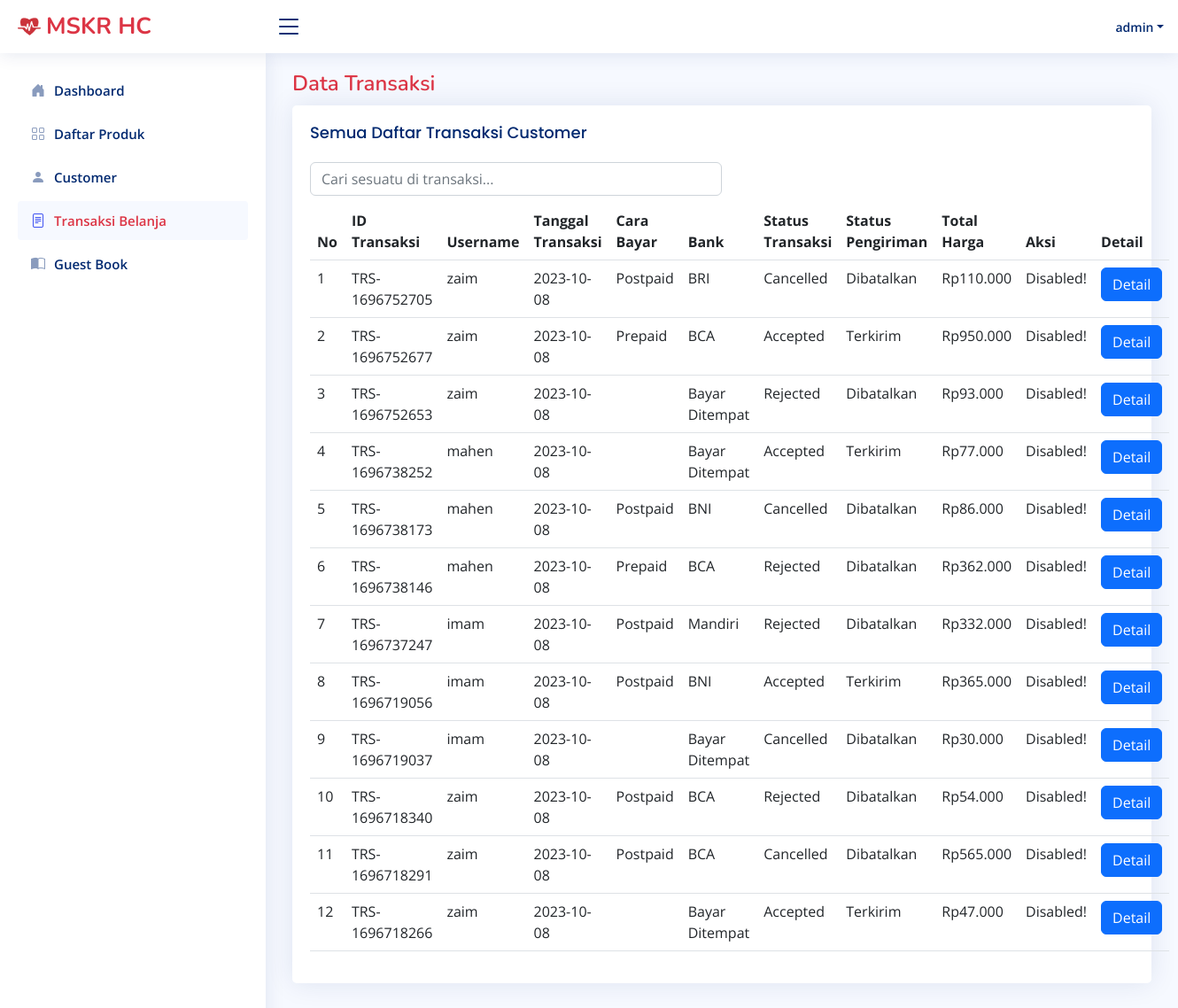
The app's page /Admin/viewTransaksi.php (signed in) with its own data.
### tables this page shows
CREATE TABLE `transaksi` (
  `idTransaksi` varchar(255) NOT NULL,
  `username` varchar(255) NOT NULL,
  `tanggalTransaksi` date NOT NULL,
  `caraBayar` enum('Prepaid','Postpaid') NOT NULL,
  `bank` varchar(255) NOT NULL,
  `statusTransaksi` enum('Pending','Accepted','Rejected','Cancelled') NOT NULL,
  `totalHarga` int(11) NOT NULL,
  `statusPengiriman` enum('Pending','Dalam Perjalanan','Terkirim','Dibatalkan') NOT NULL,
  `feedBack` varchar(255) DEFAULT NULL
);

### connect.php (called while the page is built, shortened)
<?php
$connect = mysqli_connect("localhost", "root", "", "onlineshop");
function query($query){
    global $connect;
    $result = mysqli_query($connect, $query);
    $rows = [];
    while ($row = mysqli_fetch_assoc($result)){
        $rows[] = $row;
    }
    return $rows;
}
?>

### Admin/viewTransaksi.php (the view, shortened to what this page needs)
<?php
require 'template/headerAdmin.php';
require 'template/sidebarAdmin.php';
$allTransaksi = query("SELECT * FROM transaksi ORDER BY idTransaksi DESC");
?>
<main id="main" class="main">
    <div class="pagetitle">
      <h1 class="text-danger">Data Transaksi</h1>
    </div>
<section class="section">
    <div class="row">
        <div class="">
          <div class="card">
            <div class="card-body">
              <h5 class="card-title">Semua Daftar Transaksi Customer</h5>
                <div class="col-md-6 mt-2 mb-2">
                  <input type="text" placeholder="Cari sesuatu di transaksi..." class="form-control" id="searchingTable">
                </div>
              <table class="table">
                <thead>
                  <tr>
                    <th scope="col">No</th>
                    <th scope="col">ID Transaksi</th>
                    <th scope="col">Username</th>
                    <th scope="col">Tanggal Transaksi</th>
                    <th scope="col">Cara Bayar</th>
                    <th scope="col">Bank</th>
                    <th scope="col">Status Transaksi</th>
                    <th scope="col">Status Pengiriman</th>
                    <th scope="col">Total Harga</th>
                    <th scope="col">Aksi</th>
                    <th scope="col">Detail</th>
                  </tr>
                </thead>
                <tbody>
                    <?php $i = 1; ?>
                    <?php foreach($allTransaksi as $transaksi) : ?>
                    <tr>
                        <td><?= $i; ?></td>
                        <td><?= $transaksi["idTransaksi"]; ?></td>
                        <td><?= $transaksi["username"]; ?></td>
                        <td><?= $transaksi["tanggalTransaksi"]; ?></td>
                        <td><?= $transaksi["caraBayar"]; ?></td>
                        <td><?= $transaksi["bank"]; ?></td>
                        <td><?= $transaksi["statusTransaksi"]; ?></td>
                        <td><?= $transaksi["statusPengiriman"]; ?></td>
                        <td>Rp<?= number_format($transaksi["totalHarga"], 0, ',', '.'); ?></td>
                        <td>
                            <?php if($transaksi["statusTransaksi"] == 'Accepted' || $transaksi["statusTransaksi"] == 'Rejected' || $transaksi["statusTransaksi"] == 'Cancelled') : ?>
                                Disabled!
                            <?php endif; ?>
                        </td>
                        <td>
                            <a href="cetakTransaksi.php?idTransaksi=<?= $transaksi["idTransaksi"]; ?> &username=<?= $transaksi["username"]; ?>" class="btn btn-primary">Detail</a>
                        </td>
                    </tr>
                    <?php $i++; ?>
                    <?php endforeach; ?>
                </tbody>
            </table>
        </div>
    </div>

### assets/css/style.css (style rules this page uses)
:root { scroll-behavior: smooth; }
body { font-family: "Open Sans", sans-serif; background: #f6f9ff; color: #444444; }
a { color: #4154f1; text-decoration: none; }
h1, h2, h3, h4, h5, h6 { font-family: "Nunito", sans-serif; }
#main { margin-top: 60px; padding: 20px 30px; transition: all 0.3s; }
.pagetitle { margin-bottom: 10px; }
.pagetitle h1 { font-size: 24px; margin-bottom: 0; font-weight: 600; color: #012970; }
.card { margin-bottom: 30px; border: none; border-radius: 5px; box-shadow: 0px 0 30px rgba(1, 41, 112, 0.1); }
.card-title { padding: 20px 0 15px 0; font-size: 18px; font-weight: 500; color: #012970; font-family: "Poppins", sans-serif; }
.card-body { padding: 0 20px 20px 20px; }
@media (min-width: 1200px) { #main, #footer { margin-left: 300px; } }

### records on screen
transaksi: idTransaksi "TRS-1696752705", username "zaim", tanggalTransaksi "2023-10-08", caraBayar "Postpaid", bank "BRI", statusTransaksi "Cancelled", statusPengiriman "Dibatalkan", totalHarga "110.000", shows "Disabled!"
transaksi: idTransaksi "TRS-1696752677", username "zaim", tanggalTransaksi "2023-10-08", caraBayar "Prepaid", bank "BCA", statusTransaksi "Accepted", statusPengiriman "Terkirim", totalHarga "950.000", shows "Disabled!"
transaksi: idTransaksi "TRS-1696752653", username "zaim", tanggalTransaksi "2023-10-08", bank "Bayar Ditempat", statusTransaksi "Rejected", statusPengiriman "Dibatalkan", totalHarga "93.000", shows "Disabled!"
transaksi: idTransaksi "TRS-1696738252", username "mahen", tanggalTransaksi "2023-10-08", bank "Bayar Ditempat", statusTransaksi "Accepted", statusPengiriman "Terkirim", totalHarga "77.000", shows "Disabled!"
transaksi: idTransaksi "TRS-1696738173", username "mahen", tanggalTransaksi "2023-10-08", caraBayar "Postpaid", bank "BNI", statusTransaksi "Cancelled", statusPengiriman "Dibatalkan", totalHarga "86.000", shows "Disabled!"
transaksi: idTransaksi "TRS-1696738146", username "mahen", tanggalTransaksi "2023-10-08", caraBayar "Prepaid", bank "BCA", statusTransaksi "Rejected", statusPengiriman "Dibatalkan", totalHarga "362.000", shows "Disabled!"
transaksi: idTransaksi "TRS-1696737247", username "imam", tanggalTransaksi "2023-10-08", caraBayar "Postpaid", bank "Mandiri", statusTransaksi "Rejected", statusPengiriman "Dibatalkan", totalHarga "332.000", shows "Disabled!"
transaksi: idTransaksi "TRS-1696719056", username "imam", tanggalTransaksi "2023-10-08", caraBayar "Postpaid", bank "BNI", statusTransaksi "Accepted", statusPengiriman "Terkirim", totalHarga "365.000", shows "Disabled!"
transaksi: idTransaksi "TRS-1696719037", username "imam", tanggalTransaksi "2023-10-08", bank "Bayar Ditempat", statusTransaksi "Cancelled", statusPengiriman "Dibatalkan", totalHarga "30.000", shows "Disabled!"
transaksi: idTransaksi "TRS-1696718340", username "zaim", tanggalTransaksi "2023-10-08", caraBayar "Postpaid", bank "BCA", statusTransaksi "Rejected", statusPengiriman "Dibatalkan", totalHarga "54.000", shows "Disabled!"
transaksi: idTransaksi "TRS-1696718291", username "zaim", tanggalTransaksi "2023-10-08", caraBayar "Postpaid", bank "BCA", statusTransaksi "Cancelled", statusPengiriman "Dibatalkan", totalHarga "565.000", shows "Disabled!"
transaksi: idTransaksi "TRS-1696718266", username "zaim", tanggalTransaksi "2023-10-08", bank "Bayar Ditempat", statusTransaksi "Accepted", statusPengiriman "Terkirim", totalHarga "47.000", shows "Disabled!"

### other values on screen
$userLogin "admin"
